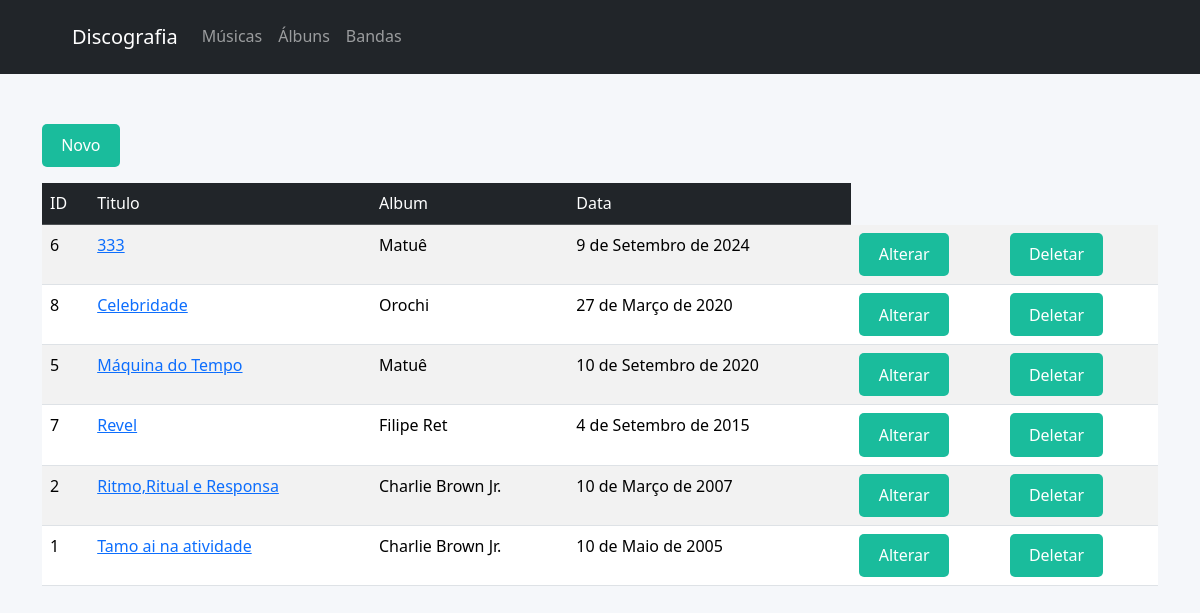
Page /disco/album_list/ on the earlier database version.
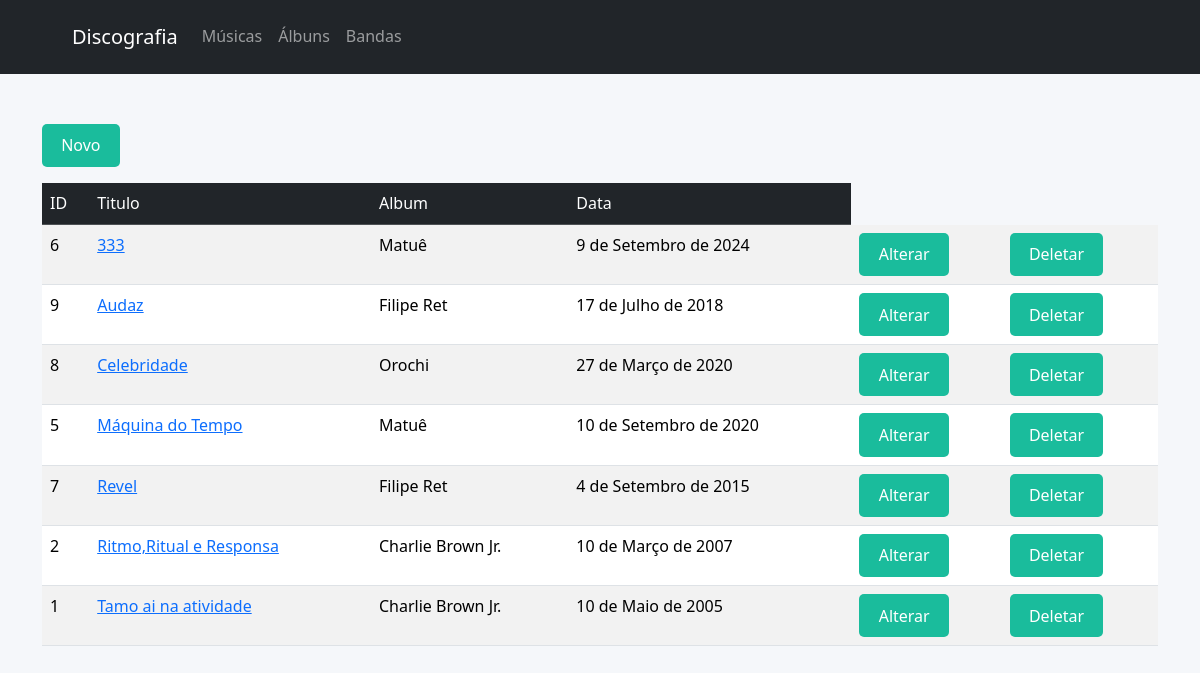
Same page on the later database version.
### disco/models.py (models this page shows, shortened)
class Albuns (models.Model):
    titulo = models.CharField('Titulo',max_length = 200)
    banda = models.ForeignKey(Bandas, on_delete=models.PROTECT)
    data = models.DateField('Data',null=False)
    capa = models.ImageField('Capa', upload_to='capas/',blank=True,null=True)
    class Meta:
        verbose_name = 'Album'
        verbose_name_plural = 'Albuns'
        ordering = ['titulo']

class Bandas(models.Model):
    nome = models.CharField('Nome',max_length = 200)
    def __str__(self):
        return self.nome
    class Meta:
        verbose_name = 'Banda'
        verbose_name_plural = 'Bandas'
        ordering = ['nome']

### disco/views.py (the view)
# urls.py: path('album_list/',album_list, name='album_list'),
def album_list (request):
    albuns = Albuns.objects.all()
    template_name = 'album_list.html'
    context = {
        'albuns' : albuns
    }
    return render (request, template_name, context)

### disco/templates/album_list.html
{% extends 'base.html' %}
{% block conteudo %}
<br>
<a href="{% url 'musica:album_new' %}" class="btn btn-primary mb-3">Novo</a>
<table class="table table-striped table-hover">
    <thead class="table-dark">
        <tr>
            <td>ID</td>
            <td>Titulo</td>
            <td>Album</td>
            <td>Data</td>
        </tr>
    </thead>
    {% for album in albuns %}
    <tr>
        <td>{{ album.id }}</td>
        <td><a href="{% url 'musica:album_detail' album.id %}">{{ album.titulo }}</a></td>
        <td>{{ album.banda }}</td>
        <td>{{ album.data }}</td>
        <td><a href="{% url 'musica:album_edit' album.id %}" class="btn btn-secundary btn-sm">Alterar</a></td>
        <td><a href="{% url 'musica:album_delete' album.id %}" class="btn btn-danger btn-sm">Deletar</a></td>
    </tr>
    {% endfor %}
</table>
{% endblock %}

### core/templates/base.html (shortened to what this page needs)
{% load static %}
<!doctype html>
<html lang="pt-br">
  <head>
    <link href="https://cdn.jsdelivr.net/npm/bootstrap@5.3.3/dist/css/bootstrap.min.css" rel="stylesheet">
    <link rel="stylesheet" href="{% static 'disco/css/style.css' %}">
  </head>
  <body>
   <nav class="navbar navbar-expand-lg navbar-dark bg-dark">
  <div class="container">
    <a class="navbar-brand" href="{% url 'index' %}">Discografia</a>
    <div class="collapse navbar-collapse" id="navbarNav">
      <ul class="navbar-nav me-auto mb-2 mb-lg-0">
        <li class="nav-item">
          <a class="nav-link" href="{% url 'musica:musica_list' %}">Músicas</a>
        </li>
        <li class="nav-item">
          <a class="nav-link" href="{% url 'musica:album_list' %}">Álbuns</a>
        </li>
        <li class="nav-item">
          <a class="nav-link" href="{% url 'musica:banda_list' %}">Bandas</a>
        </li>
      </ul>
    </div>
  </div>
</nav>
    <div class="container mt-4">
        {% block conteudo %}{% endblock %}
    </div>
  </body>
</html>

### core/static/css/style.css (style rules this page uses)
* { margin: 0; padding: 0; box-sizing: border-box; }
body { font-family: 'Segoe UI', Tahoma, Geneva, Verdana, sans-serif; background: #f5f7fa; color: #333; line-height: 1.6; }
.navbar { background: #2c3e50; padding: 1rem 0; position: sticky; top: 0; z-index: 1000; }
.navbar .container { width: 90%; max-width: 1100px; margin: auto; display: flex; justify-content: space-between; align-items: center; }
button, .btn { background: #1abc9c; color: #fff; border: none; padding: 0.6rem 1.2rem; border-radius: 5px; cursor: pointer; font-size: 1rem; transition: background 0.3s ease; text-decoration: none; display: inline-block; }

Differences in the rows shown:
added Albuns: id "9", titulo "Audaz", banda "Filipe Ret", data "17 de Julho de 2018"
